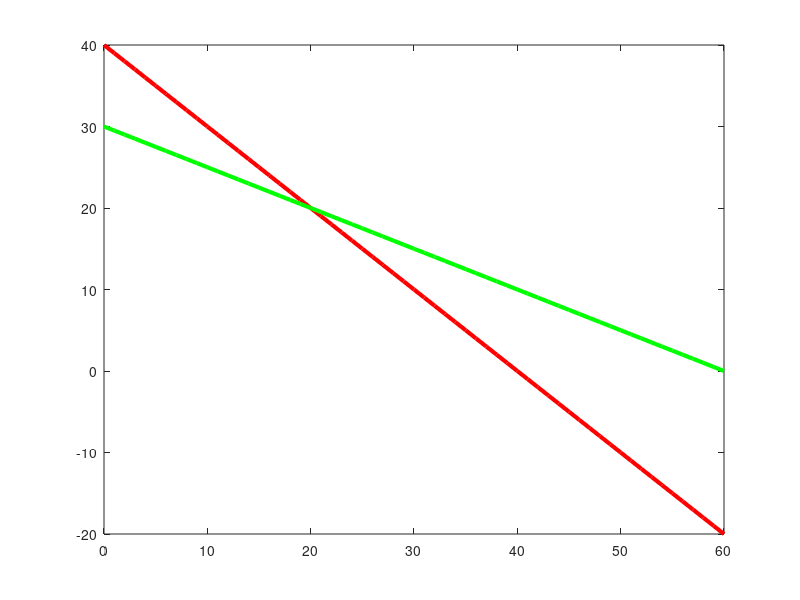

MATLAB code to generate this figure: (Note: this script raises an error after producing the figure.)
%%%%%%%%%%%%%%%%%%%%%%%%%%%%%%%%%%%%%%%%%%%%%%%%%%%%%%%%%%%%%%%%%%%%%%%%%%
%%                   MÉTODO GRÁFICO PARA EL SIMPLEX                     %%
%%%%%%%%%%%%%%%%%%%%%%%%%%%%%%%%%%%%%%%%%%%%%%%%%%%%%%%%%%%%%%%%%%%%%%%%%%
%% PROF. ANDRÉS PÉREZ %%%%%%%%%%%%%%%%%%%%%%%%%%%%%%%%%%%%%%%%%%%%%%%%%%%%
%%%%%%%%%%%%%%%%%%%%%%%%%%%%%%%%%%%%%%%%%%%%%%%%%%%%%%%%%%%%%%%%%%%%%%%%%%
clear all
clc
%% Dimensiones de los ejes %%%%%%%%%%%%%%%%%%%%%%%%%%%%%%%%%%%%%%%%%%%%%%%
x=0:60;
y=0:35;
%% Restricciones %%%%%%%%%%%%%%%%%%%%%%%%%%%%%%%%%%%%%%%%%%%%%%%%%%%%%%%%%
% Primera Restricción
y=40-x;                                             
plot(x,y,'LineWidth',3,'Color','r')                    % Grafica Función 1
hold on;                                % Se dejan los gráficos anteriores
% Segunda Restricción
y=30-(1/2).*x;                                         
plot(x,y,'LineWidth',3,'Color','g')                    % Grafica Función 2
hold on;                                % Se dejan los gráficos anteriores

%% Nota: En caso de agregar una tercera restricción, se podría anexar:
% Tercera Restricción
% y=0.5.*x;                                             
% plot(x,y,'LineWidth',3,'Color','m')                  % Grafica Función 3
% hold on;                              % Se dejan los gráficos anteriores
%%%%%%%%%%%%%%%%%%%%%%%%%%%%%%%%%%%%%%%%%%%%%%%%%%%%%%%%%%%%%%%%%%%%%%%%%%
%% Nota: Depende de las intersecciones de nuestras gráficas los puntos a 
%%       graficar
%% Puntos a Graficar %%%%%%%%%%%%%%%%%%%%%%%%%%%%%%%%%%%%%%%%%%%%%%%%%%%%%
plot(40,0,'O')                                         % Grafica de puntos
plot(20,20,'O')                                        % Grafica de puntos
plot(0,0,'O')                                          % Grafica de puntos
plot(0,30,'O')                                         % Grafica de puntos

hold on;                                % Se dejan los gráficos anteriores
%%%%%%%%%%%%%%%%%%%%%%%%%%%%%%%%%%%%%%%%%%%%%%%%%%%%%%%%%%%%%%%%%%%%%%%%%%
%% REDIMENSIONAMIENTO DE LA PRESENTACIÓN DEL GRÁFICO %%%%%%%%%%%%%%%%%%%%%
axis([-5 65 -2 45])
grid on                        % Se agrega malla para apreciar los límites

plot([-2 65],[0 0])                                    % Grafica del eje x
title('Gráfico de Soluciones Factibles')              % Nombre del Gráfico
xlabel('Neveras utilitarias')                           % Nombre del Eje x
ylabel('Neveras de Lujo')                               % Nombre del Eje y

%%%%%%%%%%%%%%%%%%%%%%%%%%%%%%%%%%%%%%%%%%%%%%%%%%%%%%%%%%%%%%%%%%%%%%%%%%
%% Gráfica de la Región Factible %%%%%%%%%%%%%%%%%%%%%%%%%%%%%%%%%%%%%%%%%
%% Para pintar el área interna de la región factible empleamos:
x=0:20;
y=0:20;
y=30-0.5.*x;                                         % Segunda Restricción
area(x,y)         %Define el Área 1 para la región de soluciones factibles
colormap Lines                                        % Pintamos el Área 1

x=20:40;
y=20:40;
y=40-x;                                              % Primera Restricción
area(x,y)        % Define el Área 2 para la región de soluciones factibles
colormap Lines                                        % Pintamos el Área 2

sym x
solve(30-0.5.*x,40-x)















